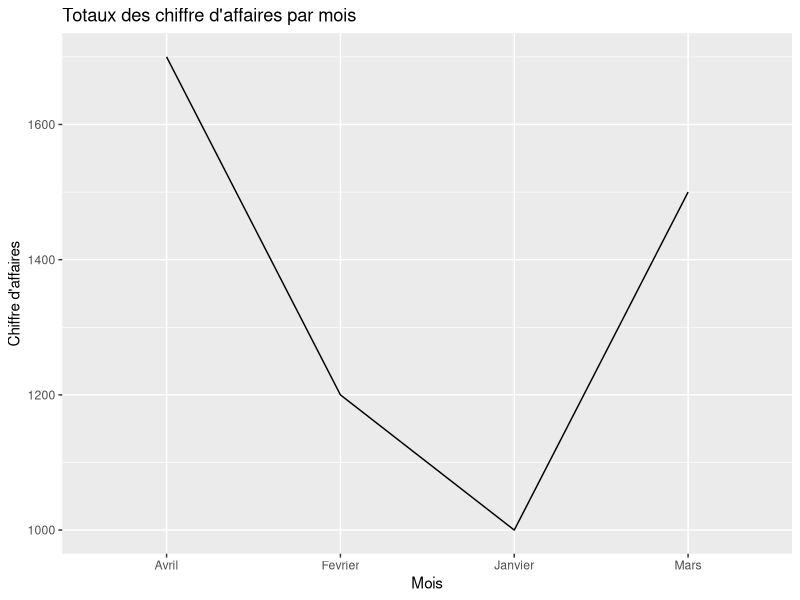

Here is the R script that generated this plot:
# **Exercice 19 : Graphique avancé avec `ggplot2`**
#   
#   - Installez et chargez le package `ggplot2`.
# - Créez un data frame `ventes` avec les colonnes suivantes :
#   - `Mois` : `Janvier, Février, Mars, Avril`
# - `ChiffreAffaires` : `1000, 1200, 1500, 1700`
# - Tracez un graphique linéaire où l'axe `x` représente les mois et l'axe `y` représente le chiffre d'affaires.
# - Ajoutez des titres au graphique et aux axes.
#install.packages("ggplot2")
library(ggplot2)
ventes <- data.frame (
  Mois = c("Janvier", "Fevrier", "Mars", "Avril"),
  ChiffreAffaires = c(1000, 1200, 1500, 1700)
)
ggplot(data=ventes, aes(x = Mois, y = ChiffreAffaires, group =1)) +
  geom_line() +
  labs(
    title = "Totaux des chiffre d'affaires par mois",
    x = "Mois",
    y = "Chiffre d'affaires"
  )
